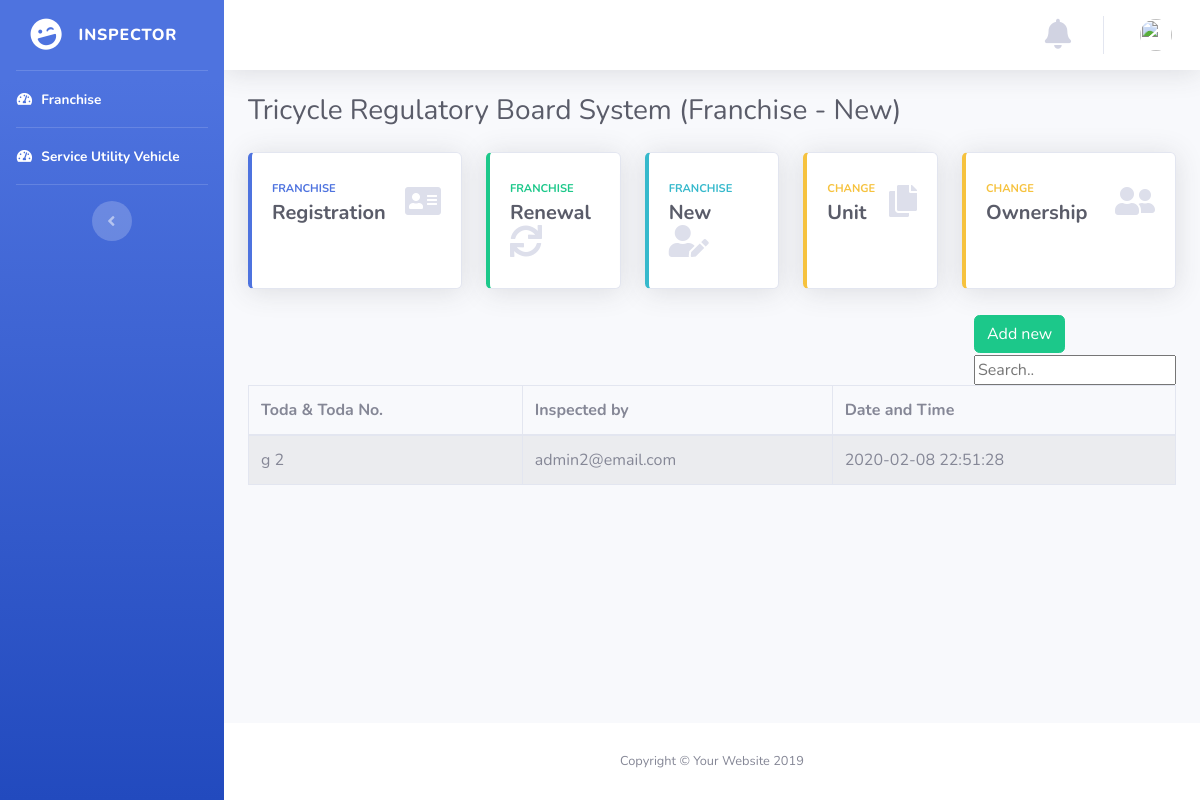
Screenshot of /insp/index.php with the database file from the repository.
### tables this page shows
CREATE TABLE `inspected` (
  `userid` int(11) NOT NULL,
  `toda_no` varchar(225) NOT NULL,
  `toda` varchar(255) NOT NULL,
  `inspector` varchar(225) NOT NULL,
  `ins_date` text NOT NULL,
  `status` int(6) NOT NULL,
  `seen_status` int(11) NOT NULL DEFAULT '1'
);

### insp/index.php (the view, shortened to what this page needs)
<?php
require ("../database.php");
?>
<!DOCTYPE html>
<html lang="en">
<head>
  <link href="../vendor/fontawesome-free/css/all.min.css" rel="stylesheet" type="text/css">
  <link href="../css/sb-admin-2.min.css" rel="stylesheet">
</head>
<body id="page-top">
  <?php require('navigation.php');  ?>
        <div class="container-fluid">
          <div class="d-sm-flex align-items-center justify-content-between mb-4">
            <h1 class="h3 mb-0 text-gray-800">Tricycle Regulatory Board System (Franchise - New)</h1>
          </div>
          <div class="row">
            <div class="col-xl-3 col-md-6 mb-4">
              <a href="registration.php">
              <div class="card border-left-primary shadow h-100 py-2">
                <div class="card-body">
                  <div class="row no-gutters align-items-center">
                    <div class="col mr-2">
                      <div class="text-xs font-weight-bold text-primary text-uppercase mb-1">Franchise</div>
                      <div class="h5 mb-0 font-weight-bold text-gray-800">Registration</div>
                    </div>
                    <div class="col-auto">
                      <i class="fas fa-address-card fa-2x text-gray-300"></i>
                    </div>
                  </div>
                </div>
              </div>
              </a>
            </div>
            <div class="col-xl-2 col-md-6 mb-4">
              <a href="renewal.php">
              <div class="card border-left-success shadow h-100 py-2">
                <div class="card-body">
                  <div class="row no-gutters align-items-center">
                    <div class="col mr-2">
                      <div class="text-xs font-weight-bold text-success text-uppercase mb-1">FRANCHISE</div>
                      <div class="h5 mb-0 font-weight-bold text-gray-800">Renewal</div>
                    </div>
                    <div class="col-auto">
                      <i class="fas fa-sync fa-2x text-gray-300"></i>
                    </div>
                  </div>
                </div>
              </div>
              </a>
            </div>
            <div class="col-xl-2 col-md-6 mb-4">
              <a href="" data-toggle="modal" data-target="#myModal">
              <div class="card border-left-info shadow h-100 py-2">
                <div class="card-body">
                  <div class="row no-gutters align-items-center">
                    <div class="col mr-2">
                      <div class="text-xs font-weight-bold text-info text-uppercase mb-1">Franchise</div>
                      <div class="row no-gutters align-items-center">
                        <div class="col-auto">
                          <div class="h5 mb-0 mr-3 font-weight-bold text-gray-800">New</div>
                        </div>
                      </div>
                    </div>
                    <div class="col-auto">
                      <i class="fas fa-user-edit fa-2x text-gray-300"></i>
                    </div>
                  </div>
                </div>
              </div>
              </a>
            </div>
            <div class="col-xl-2 col-md-6 mb-4">
              <a href="change_unit.php">
              <div class="card border-left-warning shadow h-100 py-2">
                <div class="card-body">
                  <div class="row no-gutters align-items-center">
                    <div class="col mr-2">
                      <div class="text-xs font-weight-bold text-warning text-uppercase mb-1">Change </div>
                      <div class="h5 mb-0 font-weight-bold text-gray-800">Unit</div>
                    </div>
                    <div class="col-auto">
                      <i class="fas fa-copy fa-2x text-gray-300"></i>
                    </div>
                  </div>
                </div>
              </div>
              </a>
            </div>
          <div class="col-xl-3 col-md-6 mb-4">
            <a href="change_ownership.php">
            <div class="card border-left-warning shadow h-100 py-2">
              <div class="card-body">
                <div class="row no-gutters align-items-center">
                  <div class="col mr-2">
                    <div class="text-xs font-weight-bold text-warning text-uppercase mb-1">Change</div>
                    <div class="h5 mb-0 font-weight-bold text-gray-800"> Ownership</div>
                  </div>
                  <div class="col-auto">
                    <i class="fas fa-user-friends fa-2x text-gray-300"></i>
                  </div>
                </div>
              </div>
            </div>
            </a>
          </div>
</div>
          <div style="float:right;">
          <button style=" margin: 1% 0;" class="btn btn-success" data-toggle="modal" data-target="#myModal">Add new</button>
          <input id="myInput" type="text" placeholder="Search.." style="display: block;">
          </div>
      <?php
      $sql = 'select * from inspected where status = 1';
      $statement = $connection->prepare($sql);
      $statement->execute();
      $packages = $statement->fetchAll(PDO::FETCH_OBJ);
      ?>
      <table class="table table-striped table-bordered table-hover" id="dataTables-example" style="margin-top:1%;">
        <thead>
          <tr>
            <th>Toda & Toda No.</th>
            <th>Inspected by</th>
            <th>Date and Time</th>
          </tr>
        </thead>
        <tbody id="myTable">
          <?php foreach($packages as $package): ?>
            <tr id="<?= $package->user_id; ?>">
              <td data-target="fullname"><?= $package->toda;?>  <?= $package->toda_no;?> </td>
              <td data-target="fullname"> <?= $package->inspector;?> </td>
              <td data-target="fullname"> <?= $package->ins_date;?> </td>
            </tr>
          <?php endforeach; ?>
        </tbody>
      </table>
</div>
</div>
      <footer class="sticky-footer bg-white">
        <div class="container my-auto">
          <div class="copyright text-center my-auto">
            <span>Copyright &copy; Your Website 2019</span>
          </div>
        </div>
      </footer>
    </div>
  </div>
</body>
</html>

### rows the page displays
inspected: toda "g", toda_no "2", inspector "admin2@email.com", ins_date "2020-02-08 22:51:28"
